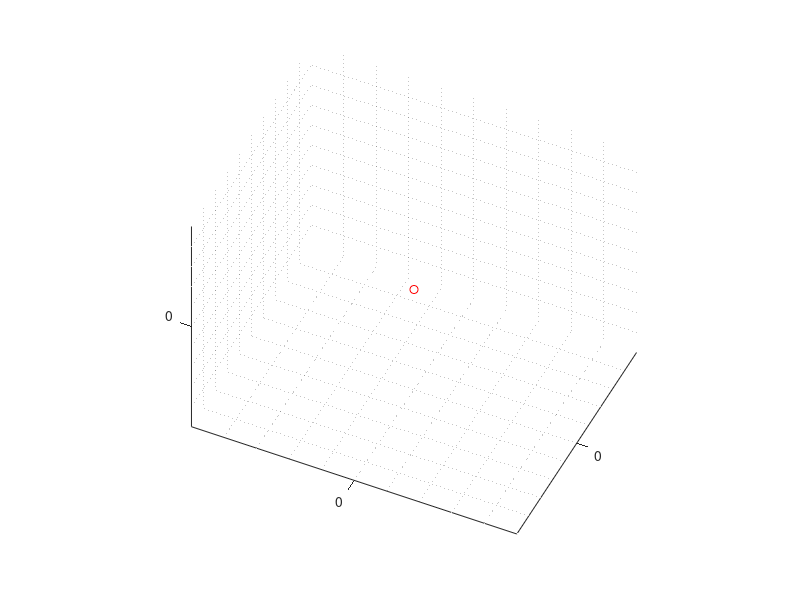

Here is the MATLAB script that generated this plot: (Note: this script raises an error after producing the figure.)
close all
figure
hold on
axis equal
grid minor
view(25,45)
plot3(0,0,0,'ro')
plot_earth
plot3(R(1,:),R(2,:),R(3,:),'b')
plot3(R(1,:),R(2,:),R(3,:),'r.')

Force_history_xyz=zeros(3,N);
Force_mag=zeros(1,N);
for i=1:N
    Force_history_xyz(:,i)=rsw2xyz(Force_history(:,i),R(:,i),V(:,i));
    Force_mag(i)=norm(Force_history_xyz(:,i));
end
quiver3(R(1,:),R(2,:),R(3,:),Force_history_xyz(1,:),Force_history_xyz(2,:),Force_history_xyz(3,:),1.3,'k')

figure
subplot(3,1,1)
hold on
plot(T,U(1,:),'g')
plot(T,U(1,:),'k.')
subplot(3,1,2)
hold on
plot(T,(U(2,:)),'g')
plot(T,(U(2,:)),'k.')
subplot(3,1,3)
hold on
plot(T,(U(3,:)),'g')
plot(T,(U(3,:)),'k.')

figure
subplot(3,2,1)
hold on
plot(T(1),mee_0(1),'bo')
plot(T(end),mee_f(1),'bo')
plot(T,soln.grid.state(1,:),'r.')
subplot(3,2,2)
hold on
plot(T(1),mee_0(2),'bo')
plot(T(end),mee_f(2),'bo')
plot(T,soln.grid.state(2,:),'r.')
subplot(3,2,3)
hold on
plot(T(1),mee_0(3),'bo')
plot(T(end),mee_f(3),'bo')
plot(T,soln.grid.state(3,:),'r.')
subplot(3,2,4)
hold on
plot(T(1),mee_0(4),'bo')
plot(T(end),mee_f(4),'bo')
plot(T,soln.grid.state(4,:),'r.')
subplot(3,2,5)
hold on
plot(T(1),mee_0(5),'bo')
plot(T(end),mee_f(5),'bo')
plot(T,soln.grid.state(5,:),'r.')
subplot(3,2,6)
hold on
plot(T(1),mee_0(6),'bo')
plot(T(end),mee_f(6),'bo')
plot(T,soln.grid.state(6,:),'r.')